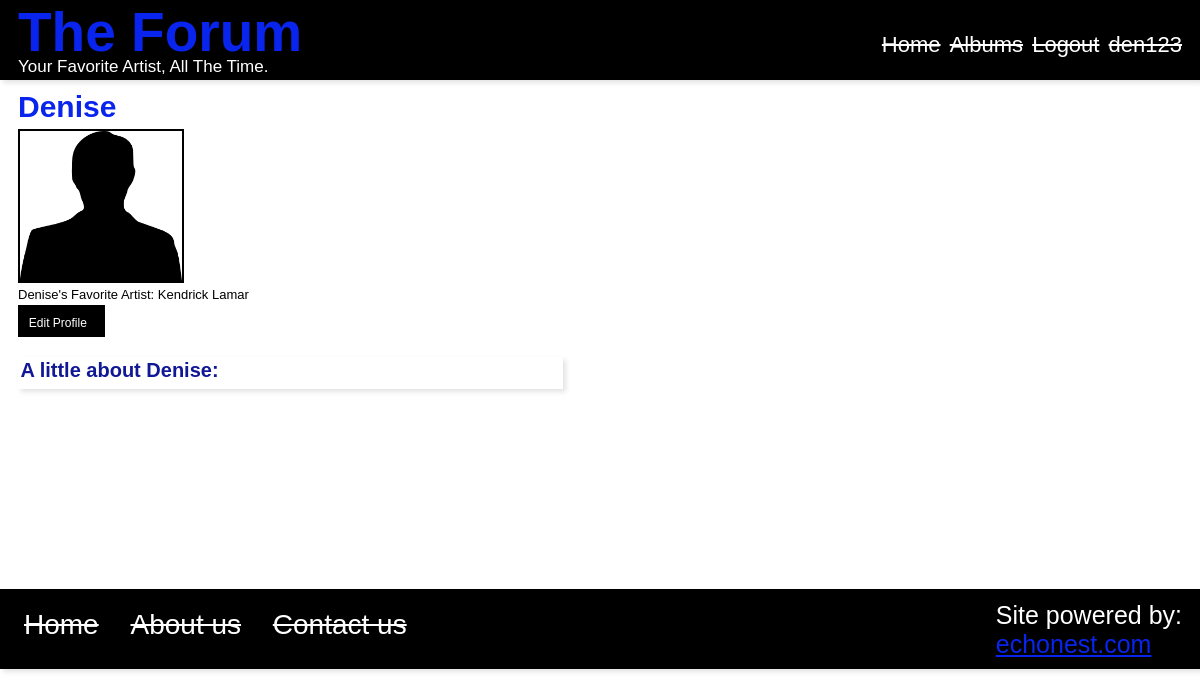
/moblie_app/views/profile.php (signed in), run on an earlier commit of the app's database.
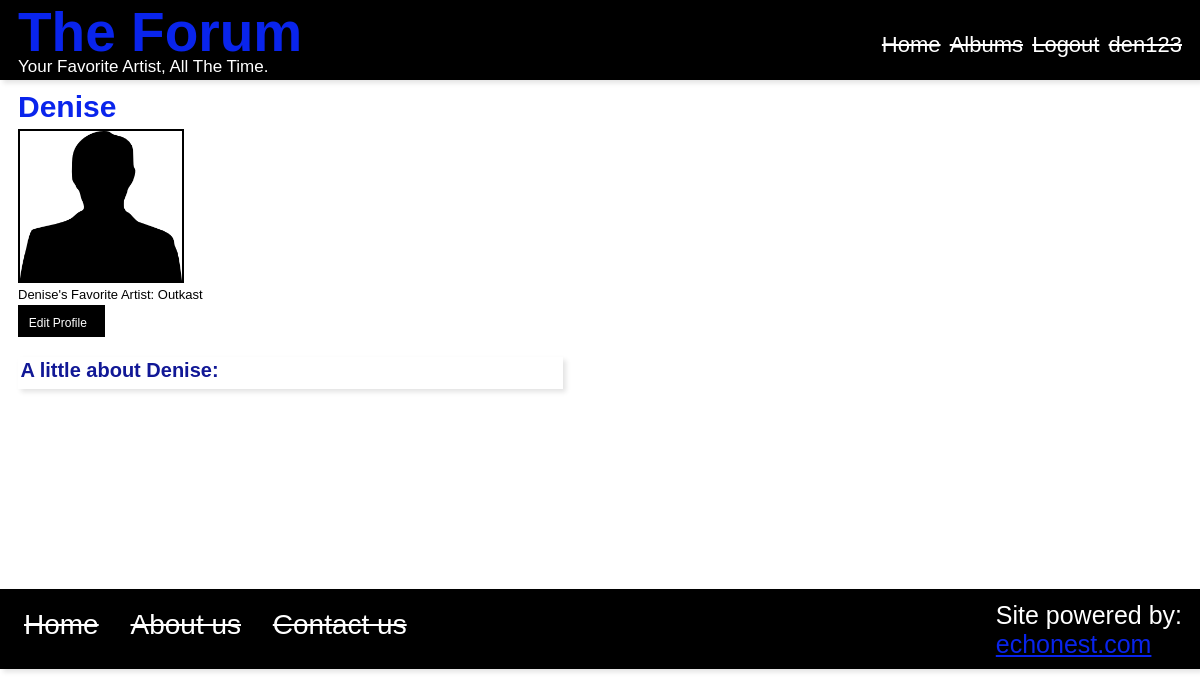
And on a later commit of the database.
### tables this page shows
CREATE TABLE `userInfo` (
  `userID` int(100) NOT NULL AUTO_INCREMENT,
  `firstName` varchar(12) NOT NULL,
  `userName` varchar(50) NOT NULL,
  `userEmail` varchar(50) DEFAULT NULL,
  `userPass` varchar(50) NOT NULL,
  `favArtist` varchar(20) NOT NULL,
  `userBio` varchar(200) NOT NULL,
  PRIMARY KEY (`userID`)
);

### moblie_app/ForumModel.php (called while the page is built, shortened)
<?php
class ForumModel{
	private $db;
	public function __construct(){
		$this->db = mysql_connect("127.0.0.1", "root", "root");
	}
	public function obtainProfileInfo($session){
		$sql = "SELECT * FROM userInfo WHERE userName = '$session'";
		$dataQuery = mysql_query($sql, $this->db);
		$info = mysql_fetch_assoc($dataQuery);
		return $info;
	}
}
?>

### moblie_app/views/profile.php (the view, shortened to what this page needs)
<?php
	require_once("../ForumModel.php");
	$test = new ForumModel();
	$iew = $test->obtainProfileInfo($_SESSION['username']);
?>
<!DOCTYPE html>
	<html lang="en">
		<head>
			<link rel="stylesheet" href="../css/main.css">
			<link rel="stylesheet" href="../css/profile.css">
		</head>
		<body>
<header>
<nav id="home_nav">
	<h1 id="logo"><a href="loginHome.php">The Forum</a></h1>
	<p id="saying">Your Favorite Artist, All The Time.</p>
	<ul id="navItems">
		<li><a href="loginHome.php">Home</a></li>
				<li><a href="albums.php">Albums</a></li>
		<li><a href="logout.php">Logout</a></li>
		<li><a href="profile.php"><?php echo($_SESSION['username']);?></a></li>
	</ul>
</nav>
</header>
<section id="userInfo">
<h1 id="name"><?php  echo($iew['firstName']);?></h1>
	<img id="profilePic" src="../placeholderPic.png" width="#" height="#"/>
		<p id="favArt"><?php echo($iew['firstName']);?>'s Favorite Artist: <?php echo($iew['favArtist']);?></p>
		<p id="editLink"><a href="editProfile.php">Edit Profile</a></p>
</section>
<div id="userBio">
	<h2 id="bio">A little about <?php echo($iew['firstName']);?>:</h2>
</div>
<footer>
			<ul id="footer">
				<li><a href="loginHome.php">Home</a></li>
				<li><a href="#">About us</a></li>
				<li><a href="#">Contact us</a></li>
			</ul>
			<p id="echo">Site powered by:</br><a href="http://the.echonest.com">echonest.com</a></p>
		</footer>
	</body>
</html>

What changed in the data, as far as the page shows it:
changed userinfo "Denise": favArtist "Kendrick Lamar" → "Outkast"
